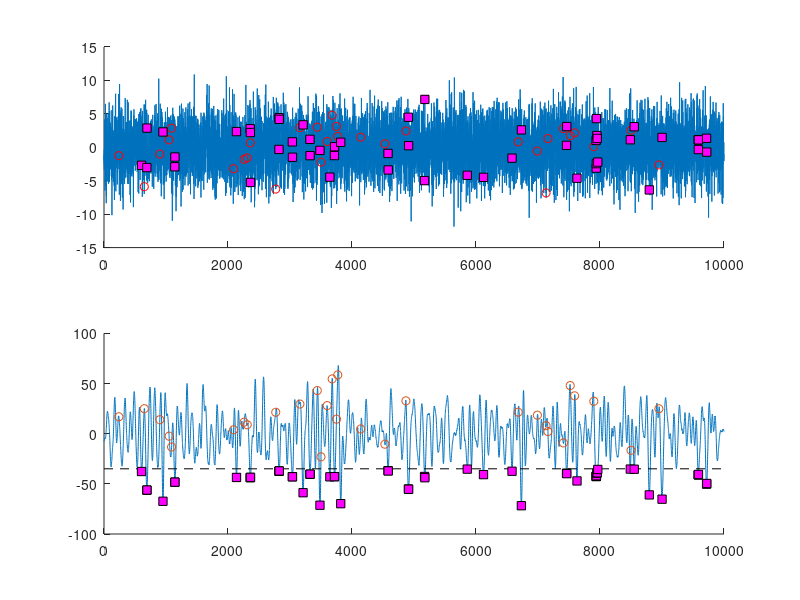
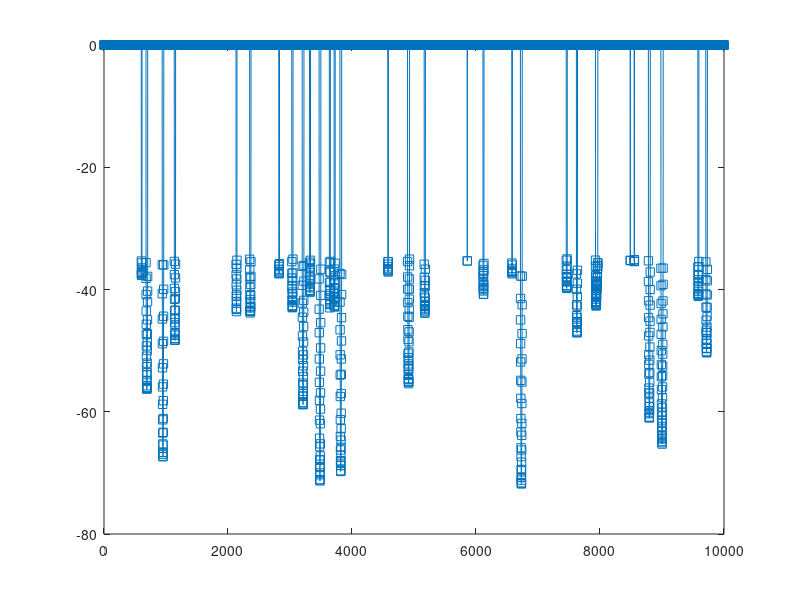
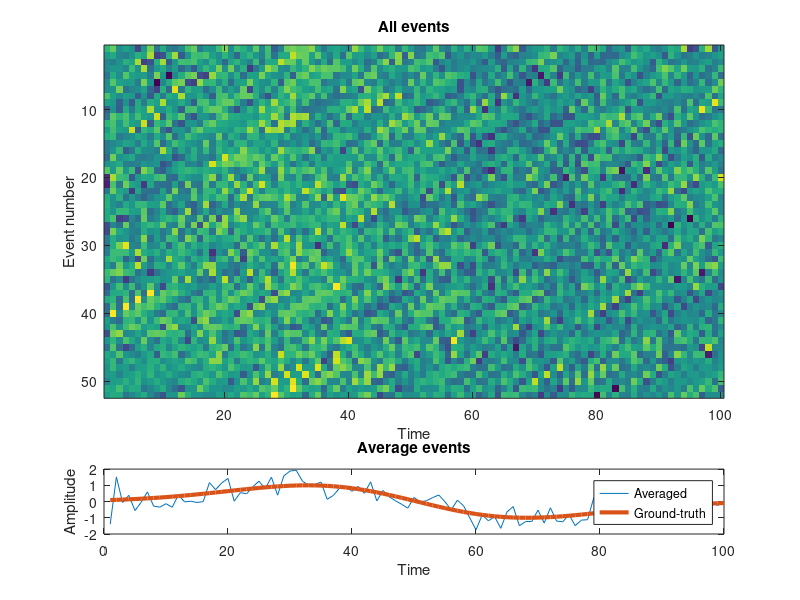

Reproduce these figures in MATLAB, in order.
%%
%     COURSE: Signal processing problems, solved in MATLAB and Python
%    SECTION: Feature detection
%      VIDEO: Wavelet convolution for feature extraction
% Instructor: sincxpress.com
%
%%

%% simulate data 
% taken from video "Averaging multiple repetitions (time-synchronous averaging)"

% total number of time points
N = 10000;

% create event (derivative of Gaussian)
k = 100; % duration of event in time points
event = diff(exp( -linspace(-2,2,k+1).^2 ));
event = event./max(event); % normalize to max=1

% event onset times
Nevents = 30;
onsettimes = randperm(N/10-k);
onsettimes = onsettimes(1:Nevents)*10;

% put event into data
data = zeros(1,N);
for ei=1:Nevents
    data(onsettimes(ei):onsettimes(ei)+k-1) = event;
end

% add noise
data = data + 3*randn(size(data));



% plot data
figure(1), clf
subplot(211), hold on
plot(data)
plot(onsettimes,data(onsettimes),'ro')

%% convolve with event (as template)

% convolution
convres = conv(data,event,'same');


% plot the convolution result and ground-truth event onsets
subplot(212), hold on
plot(convres)
plot(onsettimes,convres(onsettimes),'o')

%% find a threshold

% histogram of all data values
figure(2), clf
hist(convres,N/20)

% pick a threshold based on histogram and visual inspection
thresh = -35;

% plot the threshold
figure(1)
subplot(212)
plot(get(gca,'xlim'),[1 1]*thresh,'k--')


% find local minima
thresh_ts = convres;
thresh_ts(thresh_ts>thresh) = 0;

% let's see what it looks like...
figure(2), clf
plot(thresh_ts,'s-')

% find local minima
localmin = find(diff(sign(diff( thresh_ts )))>0)+1;


% plot local minima on top of the plot
figure(1)
% original data
subplot(211), plot(localmin,data(localmin),'ks','markerfacecolor','m')

% convolution result
subplot(212), plot(localmin,convres(localmin),'ks','markerfacecolor','m')

%% now extract time series for windowing

% remove local minima that are too close to the edges
localmin(localmin<round(k/2)) = [];
localmin(localmin>N-round(k/2)) = [];


% initialize data matrix
datamatrix = zeros(length(localmin),k);
% enter data snippets into matrix
for ei=1:length(localmin)
    datamatrix(ei,:) = data(localmin(ei)-round(k/2):localmin(ei)+round(k/2)-1);
end

% show all snippets
figure(3), clf
subplot(4,1,1:3)
imagesc(datamatrix)
xlabel('Time'), ylabel('Event number')
title('All events')

% snippet average against ground truth
subplot(414)
plot(1:k,mean(datamatrix), 1:k,event,'linew',3)
xlabel('Time'), ylabel('Amplitude')
legend({'Averaged';'Ground-truth'})
title('Average events')

%% done.
